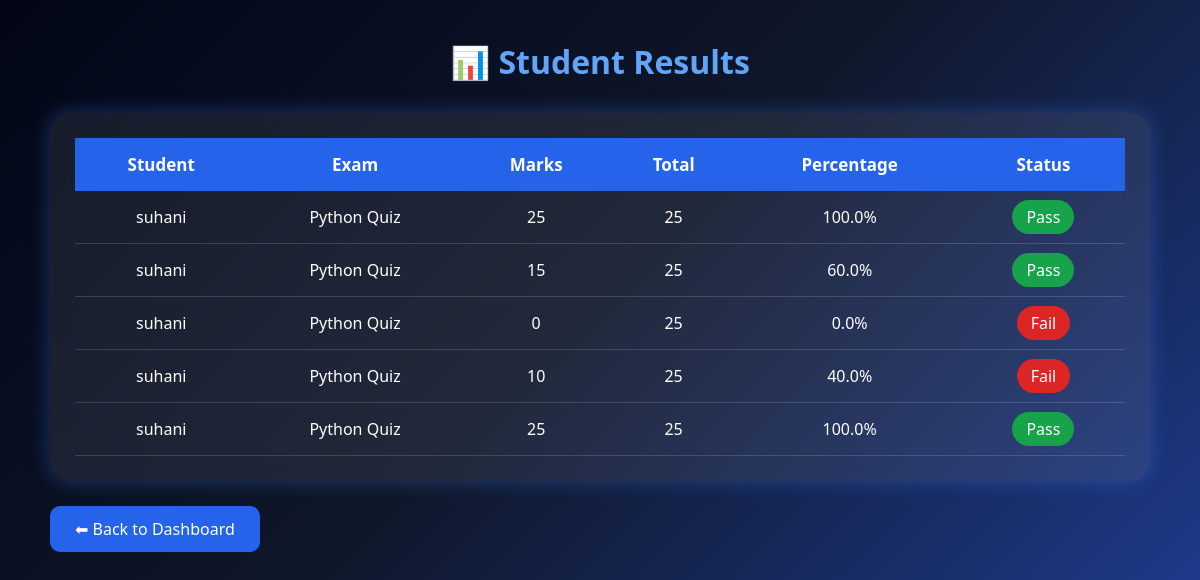
/faculty/view_results/, run on the app's committed database.
### exams/models.py (models this page shows, shortened)
class Result(models.Model):
    student = models.ForeignKey('auth.User', on_delete=models.CASCADE)
    exam = models.ForeignKey(Exam, on_delete=models.CASCADE)
    score = models.IntegerField()

class Exam(models.Model):
    title = models.CharField(max_length=100)
    subject = models.CharField(max_length=100)
    total_marks = models.IntegerField()
    duration = models.IntegerField(help_text="Duration in minutes")

### faculty/views.py (the view)
# urls.py: path('view_results/', views.view_results, name='faculty_view_results'),
def view_results(request):
    results = Result.objects.all()
    for result in results:
        result.percentage = round((result.score / result.exam.total_marks) * 100, 2)
        if result.percentage >= 50:
            result.status = "Pass"
        else:
            result.status = "Fail"
        print(f"Exam: {result.exam.title}, Student: {result.student.username}, Score: {result.score}, Percentage: {result.percentage}%")
    return render(request, 'faculty/view_results.html', {'results': results})

### faculty/templates/faculty/view_results.html (shortened to what this page needs)
<!DOCTYPE html>
<html lang="en">
<head>
</head>
<body>
<div class="container">
<h1>📊 Student Results</h1>
<div class="table-box">
<table>
<tr>
<th>Student</th>
<th>Exam</th>
<th>Marks</th>
<th>Total</th>
<th>Percentage</th>
<th>Status</th>
</tr>
{% for result in results %}
<tr>
<td>{{ result.student.username }}</td>
<td>{{ result.exam.title }}</td>
<td>{{ result.score }}</td>
<td>{{ result.exam.total_marks }}</td>
<td>{{ result.percentage }}%</td>
<td>
{% if result.percentage >= 50 %}
<span class="pass">Pass</span>
{% else %}
<span class="fail">Fail</span>
{% endif %}
</td>
</tr>
{% empty %}
<tr>
<td colspan="5">No Results Available</td>
</tr>
{% endfor %}
</table>
</div>
<a href="{% url 'faculty_dashboard' %}" class="back">⬅ Back to Dashboard</a>
</div>
</body>
</html>

### faculty/templates/faculty/view_results.html (style rules this page uses)
* { margin:0; padding:0; box-sizing:border-box; font-family:'Segoe UI',sans-serif; }
body { background:linear-gradient(135deg,#020617,#0f172a,#1e3a8a); color:white; padding:40px; }
.container { max-width:1100px; margin:auto; }
h1 { text-align:center; margin-bottom:30px; color:#60a5fa; }
.table-box { background:rgba(255,255,255,.08); backdrop-filter:blur(15px); border-radius:20px; padding:25px; box-shadow:0 0 20px rgba(59,130,246,.35); }
table { width:100%; border-collapse:collapse; }
th { background:#2563eb; color:white; padding:15px; font-size:17px; }
td { padding:15px; text-align:center; border-bottom:1px solid rgba(255,255,255,.15); }
.pass { background:#16a34a; padding:6px 14px; border-radius:20px; }
.fail { background:#dc2626; padding:6px 14px; border-radius:20px; }
.back { display:inline-block; margin-top:25px; padding:12px 25px; background:#2563eb; color:white; text-decoration:none; border-radius:10px; }

### data on the page
Result: student.username "suhani", exam "Python Quiz", score "25", exam.total_marks "25", percentage "100.0", shows "Pass"
Result: student.username "suhani", exam "Python Quiz", score "15", exam.total_marks "25", percentage "60.0", shows "Pass"
Result: student.username "suhani", exam "Python Quiz", score "0", exam.total_marks "25", percentage "0.0", shows "Fail"
Result: student.username "suhani", exam "Python Quiz", score "10", exam.total_marks "25", percentage "40.0", shows "Fail"
Result: student.username "suhani", exam "Python Quiz", score "25", exam.total_marks "25", percentage "100.0", shows "Pass"
